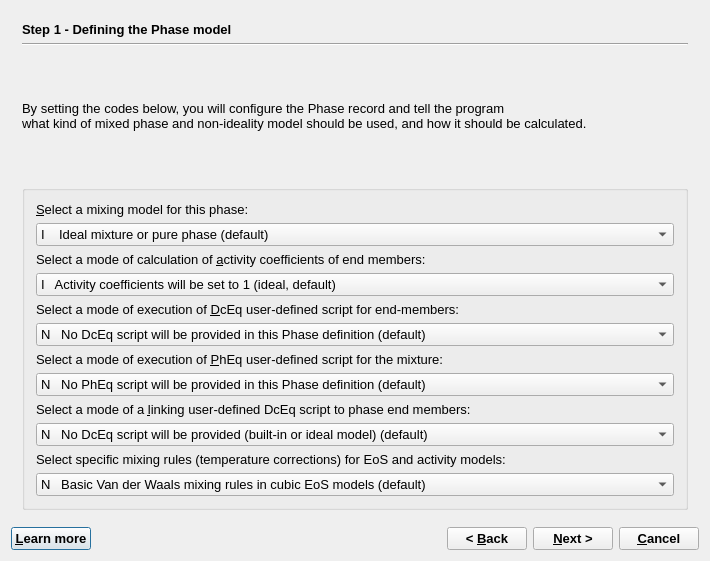
<?xml version="1.0" encoding="UTF-8"?>
<ui version="4.0">
 <class>PhaseWizardData</class>
 <widget class="QDialog" name="PhaseWizardData">
  <property name="windowModality">
   <enum>Qt::WindowModal</enum>
  </property>
  <property name="geometry">
   <rect>
    <x>0</x>
    <y>0</y>
    <width>710</width>
    <height>561</height>
   </rect>
  </property>
  <property name="font">
   <font>
    <pointsize>10</pointsize>
   </font>
  </property>
  <property name="windowTitle">
   <string>GEM-Selektor Proces</string>
  </property>
  <layout class="QVBoxLayout" name="verticalLayout_3">
   <item>
    <widget class="QStackedWidget" name="stackedWidget">
     <property name="mouseTracking">
      <bool>false</bool>
     </property>
     <property name="acceptDrops">
      <bool>false</bool>
     </property>
     <property name="autoFillBackground">
      <bool>false</bool>
     </property>
     <property name="frameShape">
      <enum>QFrame::NoFrame</enum>
     </property>
     <property name="frameShadow">
      <enum>QFrame::Plain</enum>
     </property>
     <property name="currentIndex">
      <number>0</number>
     </property>
     <widget class="QWidget" name="page">
      <layout class="QVBoxLayout" name="verticalLayout_2">
       <item>
        <widget class="QLabel" name="pageName">
         <property name="sizePolicy">
          <sizepolicy hsizetype="Preferred" vsizetype="Fixed">
           <horstretch>0</horstretch>
           <verstretch>0</verstretch>
          </sizepolicy>
         </property>
         <property name="font">
          <font>
           <weight>75</weight>
           <bold>true</bold>
          </font>
         </property>
         <property name="text">
          <string>Step 1 - Defining the Phase model</string>
         </property>
        </widget>
       </item>
       <item>
        <widget class="Line" name="line">
         <property name="orientation">
          <enum>Qt::Horizontal</enum>
         </property>
        </widget>
       </item>
       <item>
        <widget class="QLabel" name="textLabel10">
         <property name="sizePolicy">
          <sizepolicy hsizetype="Minimum" vsizetype="Minimum">
           <horstretch>0</horstretch>
           <verstretch>0</verstretch>
          </sizepolicy>
         </property>
         <property name="frameShape">
          <enum>QFrame::NoFrame</enum>
         </property>
         <property name="frameShadow">
          <enum>QFrame::Plain</enum>
         </property>
         <property name="text">
          <string>By setting the codes below, you will configure the Phase record and tell the program 
what kind of mixed phase and non-ideality model should be used, and how it should be calculated.</string>
         </property>
         <property name="textFormat">
          <enum>Qt::AutoText</enum>
         </property>
         <property name="scaledContents">
          <bool>false</bool>
         </property>
         <property name="wordWrap">
          <bool>true</bool>
         </property>
         <property name="margin">
          <number>0</number>
         </property>
         <property name="openExternalLinks">
          <bool>false</bool>
         </property>
        </widget>
       </item>
       <item>
        <widget class="QGroupBox" name="groupBox_7">
         <property name="title">
          <string/>
         </property>
         <layout class="QVBoxLayout" name="verticalLayout">
          <item>
           <widget class="QLabel" name="ModelCodeLabel">
            <property name="text">
             <string>&amp;Select a mixing model for this phase:</string>
            </property>
            <property name="alignment">
             <set>Qt::AlignBottom</set>
            </property>
            <property name="wordWrap">
             <bool>true</bool>
            </property>
            <property name="buddy">
             <cstring>ModelCode</cstring>
            </property>
           </widget>
          </item>
          <item>
           <widget class="QComboBox" name="ModelCode">
            <item>
             <property name="text">
              <string>I    Ideal mixture or pure phase (default)</string>
             </property>
            </item>
            <item>
             <property name="text">
              <string>M   Binary subregular Margules solid-solution model (built-in)</string>
             </property>
            </item>
            <item>
             <property name="text">
              <string>G   Binary Redlich-Kister solid-solution model (built-in)</string>
             </property>
            </item>
            <item>
             <property name="text">
              <string>T   Ternary regular Margules solid-solution model (built-in)</string>
             </property>
            </item>
            <item>
             <property name="text">
              <string>R   Regular multicomponent solid-solution model (built-in)</string>
             </property>
            </item>
            <item>
             <property name="text">
              <string>V   Van Laar multicomponent solid-solution model (built-in)</string>
             </property>
            </item>
            <item>
             <property name="text">
              <string>K   Redlich-Kister multicomponent solid-solution model (built-in) </string>
             </property>
            </item>
            <item>
             <property name="text">
              <string>L   NRTL multicomponent liquid solution model (built-in)</string>
             </property>
            </item>
            <item>
             <property name="text">
              <string>W  Wilson multicomponent liquid solution model (built-in)</string>
             </property>
            </item>
            <item>
             <property name="text">
              <string>F   Churakov-Gottschalk (CG) multicomponent fluid EoS model (built-in)</string>
             </property>
            </item>
            <item>
             <property name="text">
              <string>P   Peng-Robinson-Stryjek-Vera (PRSV) multicomponent fluid EoS model (built-in)</string>
             </property>
            </item>
            <item>
             <property name="text">
              <string>E   Soave-Redlich-Kwong (SRK) multicomponent fluid EoS model (built-in)</string>
             </property>
            </item>
            <item>
             <property name="text">
              <string>7   Peng-Robinson (PR78) multicomponent fluid EoS model (buil-in)</string>
             </property>
            </item>
            <item>
             <property name="text">
              <string>8   Compensated Redlich-Kwong (CORK) multicomponent fluid EoS model (built-in)</string>
             </property>
            </item>
            <item>
             <property name="text">
              <string>D   Davies equation aqueous model (built-in)</string>
             </property>
            </item>
            <item>
             <property name="text">
              <string>H   Extended Debye-Hueckel aqueous model (Helgeson), common a0 (built-in)</string>
             </property>
            </item>
            <item>
             <property name="text">
              <string>Y   Extended Debye-Hueckel aqueous model (Shvarov), common a0 (built-in)</string>
             </property>
            </item>
            <item>
             <property name="text">
              <string>3   Extended Debye-Hueckel aqueous model (Karpov), individual a0 (built-in)</string>
             </property>
            </item>
            <item>
             <property name="text">
              <string>2   Debye-Hueckel aqueous model (2-term) individual a0 (built-in)</string>
             </property>
            </item>
            <item>
             <property name="text">
              <string>1   Debye-Hueckel limiting law aqueous model (built-in)</string>
             </property>
            </item>
            <item>
             <property name="text">
              <string>S   SIT multicomponent aqueous model (NEA TDB version, built-in)</string>
             </property>
            </item>
            <item>
             <property name="text">
              <string>Q   Extended UNIQAC multicomponent aqueous model (built-in)</string>
             </property>
            </item>
            <item>
             <property name="text">
              <string>Z   Pitzer multicomponent aqueous model (built-in)</string>
             </property>
            </item>
            <item>
             <property name="text">
              <string>A   Adsorption, SACT and EDL models (built-in)</string>
             </property>
            </item>
            <item>
             <property name="text">
              <string>O   Other non-ideal model (built-in, selected by phase name)</string>
             </property>
            </item>
            <item>
             <property name="text">
              <string>U   Other non-ideal mixing model (user-defined scripts)</string>
             </property>
            </item>
            <item>
             <property name="text">
              <string>N   No mixing (pure or single-component phase)</string>
             </property>
            </item>
           </widget>
          </item>
          <item>
           <widget class="QLabel" name="AC_modeLabel">
            <property name="frameShape">
             <enum>QFrame::NoFrame</enum>
            </property>
            <property name="frameShadow">
             <enum>QFrame::Plain</enum>
            </property>
            <property name="text">
             <string>Select a mode of calculation of &amp;activity coefficients of end members:</string>
            </property>
            <property name="alignment">
             <set>Qt::AlignBottom</set>
            </property>
            <property name="wordWrap">
             <bool>true</bool>
            </property>
            <property name="buddy">
             <cstring>AC_modeCode</cstring>
            </property>
           </widget>
          </item>
          <item>
           <widget class="QComboBox" name="AC_modeCode">
            <item>
             <property name="text">
              <string>I   Activity coefficients will be set to 1 (ideal, default)</string>
             </property>
            </item>
            <item>
             <property name="text">
              <string>S   Activity coefficients will be calculated using a built-in mixing model selected above</string>
             </property>
            </item>
            <item>
             <property name="text">
              <string>N   Activity coefficients will be calculated as given in user-defined script(s)</string>
             </property>
            </item>
           </widget>
          </item>
          <item>
           <widget class="QLabel" name="DcEqModeLabel">
            <property name="text">
             <string>Select a mode of execution of &amp;DcEq user-defined script for end-members:</string>
            </property>
            <property name="alignment">
             <set>Qt::AlignVCenter</set>
            </property>
            <property name="wordWrap">
             <bool>true</bool>
            </property>
            <property name="buddy">
             <cstring>DcEqModeCode</cstring>
            </property>
           </widget>
          </item>
          <item>
           <widget class="QComboBox" name="DcEqModeCode">
            <item>
             <property name="text">
              <string>N   No DcEq script will be provided in this Phase definition (default)</string>
             </property>
            </item>
            <item>
             <property name="text">
              <string>T   DcEq script will be executed once before GEM IPM iterations</string>
             </property>
            </item>
            <item>
             <property name="text">
              <string>X    DcEq script will be executed after each GEM IPM iteration</string>
             </property>
            </item>
           </widget>
          </item>
          <item>
           <widget class="QLabel" name="PhEqModeLabel">
            <property name="text">
             <string>Select a mode of execution of &amp;PhEq user-defined script for the mixture:</string>
            </property>
            <property name="alignment">
             <set>Qt::AlignBottom</set>
            </property>
            <property name="wordWrap">
             <bool>true</bool>
            </property>
            <property name="buddy">
             <cstring>PhEqModeCode</cstring>
            </property>
           </widget>
          </item>
          <item>
           <widget class="QComboBox" name="PhEqModeCode">
            <item>
             <property name="text">
              <string>N   No PhEq script will be provided in this Phase definition (default)</string>
             </property>
            </item>
            <item>
             <property name="text">
              <string>T   PhEq script will be executed once before GEM IPM iterations</string>
             </property>
            </item>
            <item>
             <property name="text">
              <string>X    PhEq script will be executed after each GEM IPM iteration</string>
             </property>
            </item>
           </widget>
          </item>
          <item>
           <widget class="QLabel" name="DcEqLinkLabel">
            <property name="text">
             <string>Select a mode of a &amp;linking user-defined DcEq script to phase end members:</string>
            </property>
            <property name="alignment">
             <set>Qt::AlignBottom</set>
            </property>
            <property name="wordWrap">
             <bool>true</bool>
            </property>
            <property name="buddy">
             <cstring>DcEqLinkMode</cstring>
            </property>
           </widget>
          </item>
          <item>
           <widget class="QComboBox" name="DcEqLinkMode">
            <item>
             <property name="text">
              <string>N   No DcEq script will be provided (built-in or ideal model) (default)</string>
             </property>
            </item>
            <item>
             <property name="text">
              <string>U   A universal DcEq script will be applied to each end member in a loop</string>
             </property>
            </item>
            <item>
             <property name="text">
              <string>P   A private group of expressions will be executed for each end member separately</string>
             </property>
            </item>
           </widget>
          </item>
          <item>
           <widget class="QLabel" name="SCM_codeLabel">
            <property name="text">
             <string>Select specific mixing rules (temperature corrections) for EoS and activity models:</string>
            </property>
            <property name="alignment">
             <set>Qt::AlignBottom</set>
            </property>
            <property name="wordWrap">
             <bool>true</bool>
            </property>
            <property name="buddy">
             <cstring>SCM_code</cstring>
            </property>
           </widget>
          </item>
          <item>
           <widget class="QComboBox" name="SCM_code">
            <item>
             <property name="text">
              <string>N   Basic Van der Waals mixing rules in cubic EoS models (default)</string>
             </property>
            </item>
            <item>
             <property name="text">
              <string>C    Constant one-term binary interaction parameter kij</string>
             </property>
            </item>
            <item>
             <property name="text">
              <string>T   Temperature-dependent one-term binary interaction parameter kij</string>
             </property>
            </item>
           </widget>
          </item>
         </layout>
        </widget>
       </item>
      </layout>
     </widget>
     <widget class="QWidget" name="page_2">
      <layout class="QVBoxLayout" name="verticalLayout_4">
       <item>
        <widget class="QLabel" name="label">
         <property name="sizePolicy">
          <sizepolicy hsizetype="Preferred" vsizetype="Fixed">
           <horstretch>0</horstretch>
           <verstretch>0</verstretch>
          </sizepolicy>
         </property>
         <property name="font">
          <font>
           <weight>75</weight>
           <bold>true</bold>
          </font>
         </property>
         <property name="text">
          <string>Step 2 - model-specific settings</string>
         </property>
        </widget>
       </item>
       <item>
        <widget class="Line" name="line_2">
         <property name="orientation">
          <enum>Qt::Horizontal</enum>
         </property>
        </widget>
       </item>
       <item>
        <widget class="QGroupBox" name="groupBox_2">
         <property name="sizePolicy">
          <sizepolicy hsizetype="Preferred" vsizetype="Preferred">
           <horstretch>0</horstretch>
           <verstretch>0</verstretch>
          </sizepolicy>
         </property>
         <property name="title">
          <string>Optional dimensions to set when built-in functions or scripts for the mixing model shall be used </string>
         </property>
         <layout class="QGridLayout" name="gridLayout">
          <item row="0" column="0" colspan="2">
           <widget class="QLabel" name="textLabel2">
            <property name="text">
             <string>Attention! ForTSolMod built-in mixing models that use dc_cf and/or ipxT, pc_cf data objects, the appropriate dimensions will usually be allocated automatically. Otherwise, the array will be allocated only if all its dimensions are not zeros. </string>
            </property>
            <property name="alignment">
             <set>Qt::AlignVCenter</set>
            </property>
            <property name="wordWrap">
             <bool>true</bool>
            </property>
           </widget>
          </item>
          <item row="1" column="0">
           <widget class="QSpinBox" name="spinBox_dc_sc_M">
            <property name="sizePolicy">
             <sizepolicy hsizetype="Fixed" vsizetype="Fixed">
              <horstretch>0</horstretch>
              <verstretch>0</verstretch>
             </sizepolicy>
            </property>
            <property name="minimumSize">
             <size>
              <width>50</width>
              <height>0</height>
             </size>
            </property>
           </widget>
          </item>
          <item row="1" column="1">
           <widget class="QLabel" name="textLabel1">
            <property name="text">
             <string> &amp;dc_cf array: number of columns (coefficients per phase end member).</string>
            </property>
            <property name="alignment">
             <set>Qt::AlignVCenter</set>
            </property>
            <property name="wordWrap">
             <bool>true</bool>
            </property>
            <property name="buddy">
             <cstring>spinBox_dc_sc_M</cstring>
            </property>
           </widget>
          </item>
          <item row="2" column="0">
           <widget class="QSpinBox" name="spinBox_ph_cf_N">
            <property name="sizePolicy">
             <sizepolicy hsizetype="Fixed" vsizetype="Fixed">
              <horstretch>0</horstretch>
              <verstretch>0</verstretch>
             </sizepolicy>
            </property>
            <property name="minimumSize">
             <size>
              <width>50</width>
              <height>0</height>
             </size>
            </property>
            <property name="maximum">
             <number>999</number>
            </property>
           </widget>
          </item>
          <item row="2" column="1">
           <widget class="QLabel" name="textLabel1_3">
            <property name="text">
             <string>ipxT and &amp;ph_cf arrays: number of rows (interaction parameters) for the non-ideal mixing model.</string>
            </property>
            <property name="alignment">
             <set>Qt::AlignVCenter</set>
            </property>
            <property name="wordWrap">
             <bool>true</bool>
            </property>
            <property name="buddy">
             <cstring>spinBox_ph_cf_N</cstring>
            </property>
           </widget>
          </item>
          <item row="3" column="0">
           <widget class="QSpinBox" name="spinBox_ph_px_M">
            <property name="sizePolicy">
             <sizepolicy hsizetype="Fixed" vsizetype="Fixed">
              <horstretch>0</horstretch>
              <verstretch>0</verstretch>
             </sizepolicy>
            </property>
            <property name="minimumSize">
             <size>
              <width>50</width>
              <height>0</height>
             </size>
            </property>
           </widget>
          </item>
          <item row="3" column="1">
           <widget class="QLabel" name="textLabel1_2">
            <property name="text">
             <string>&amp;ipxT array for indexation of interaction parameters: set here the maximum order of a parameter (e.g. 3 if binary and ternary parameters will be used).</string>
            </property>
            <property name="alignment">
             <set>Qt::AlignVCenter</set>
            </property>
            <property name="wordWrap">
             <bool>true</bool>
            </property>
            <property name="buddy">
             <cstring>spinBox_ph_px_M</cstring>
            </property>
           </widget>
          </item>
          <item row="4" column="0">
           <widget class="QSpinBox" name="spinBox_ph_cf_M">
            <property name="sizePolicy">
             <sizepolicy hsizetype="Fixed" vsizetype="Fixed">
              <horstretch>0</horstretch>
              <verstretch>0</verstretch>
             </sizepolicy>
            </property>
            <property name="minimumSize">
             <size>
              <width>50</width>
              <height>0</height>
             </size>
            </property>
           </widget>
          </item>
          <item row="4" column="1">
           <widget class="QLabel" name="textLabel1_3_2">
            <property name="text">
             <string>ph_c&amp;f array of interaction parameter coefficients: number of columns (max. number of coefficients per parameter).</string>
            </property>
            <property name="alignment">
             <set>Qt::AlignVCenter</set>
            </property>
            <property name="wordWrap">
             <bool>true</bool>
            </property>
            <property name="buddy">
             <cstring>spinBox_ph_cf_M</cstring>
            </property>
           </widget>
          </item>
         </layout>
        </widget>
       </item>
       <item>
        <widget class="QGroupBox" name="groupBox">
         <property name="title">
          <string>Set items in this box only if this is a sorption phase  </string>
         </property>
         <layout class="QGridLayout" name="gridLayout_2">
          <item row="0" column="0" colspan="5">
           <widget class="QCheckBox" name="checkBoxSorption">
            <property name="text">
             <string>Check if surface complexation will be considered in this (sorption) phase</string>
            </property>
           </widget>
          </item>
          <item row="1" column="0">
           <widget class="QSpinBox" name="spinBox_SurTypes_N">
            <property name="sizePolicy">
             <sizepolicy hsizetype="Fixed" vsizetype="Fixed">
              <horstretch>0</horstretch>
              <verstretch>0</verstretch>
             </sizepolicy>
            </property>
            <property name="minimumSize">
             <size>
              <width>0</width>
              <height>0</height>
             </size>
            </property>
            <property name="maximum">
             <number>6</number>
            </property>
           </widget>
          </item>
          <item row="1" column="1" colspan="4">
           <widget class="QLabel" name="textLabel3">
            <property name="text">
             <string>Set the number of surface types (minimum 1, maximum 6) to allocate surface complexes</string>
            </property>
            <property name="wordWrap">
             <bool>false</bool>
            </property>
           </widget>
          </item>
          <item row="2" column="0" colspan="2">
           <widget class="QLineEdit" name="lineEdit_surfArea">
            <property name="sizePolicy">
             <sizepolicy hsizetype="Fixed" vsizetype="Fixed">
              <horstretch>0</horstretch>
              <verstretch>0</verstretch>
             </sizepolicy>
            </property>
            <property name="minimumSize">
             <size>
              <width>0</width>
              <height>0</height>
             </size>
            </property>
           </widget>
          </item>
          <item row="2" column="2">
           <widget class="QLabel" name="textLabel4">
            <property name="text">
             <string>Enter here the specific surface area A of the sorbent (in m2 per gram), A&gt;0</string>
            </property>
            <property name="wordWrap">
             <bool>false</bool>
            </property>
           </widget>
          </item>
         </layout>
        </widget>
       </item>
      </layout>
     </widget>
     <widget class="QWidget" name="page_4">
      <layout class="QVBoxLayout" name="verticalLayout_6">
       <item>
        <widget class="QLabel" name="label_3">
         <property name="sizePolicy">
          <sizepolicy hsizetype="Preferred" vsizetype="Fixed">
           <horstretch>0</horstretch>
           <verstretch>0</verstretch>
          </sizepolicy>
         </property>
         <property name="font">
          <font>
           <weight>75</weight>
           <bold>true</bold>
          </font>
         </property>
         <property name="text">
          <string>Step 3 - Useful hints</string>
         </property>
        </widget>
       </item>
       <item>
        <widget class="Line" name="line_4">
         <property name="orientation">
          <enum>Qt::Horizontal</enum>
         </property>
        </widget>
       </item>
       <item>
        <widget class="QGroupBox" name="groupBox_5">
         <property name="sizePolicy">
          <sizepolicy hsizetype="Minimum" vsizetype="Minimum">
           <horstretch>0</horstretch>
           <verstretch>0</verstretch>
          </sizepolicy>
         </property>
         <property name="title">
          <string>Optional</string>
         </property>
         <layout class="QHBoxLayout" name="horizontalLayout">
          <item>
           <widget class="QSpinBox" name="spinBoxSDrefLnk">
            <property name="sizePolicy">
             <sizepolicy hsizetype="Fixed" vsizetype="Fixed">
              <horstretch>0</horstretch>
              <verstretch>0</verstretch>
             </sizepolicy>
            </property>
           </widget>
          </item>
          <item>
           <widget class="QLabel" name="textLabel5">
            <property name="sizePolicy">
             <sizepolicy hsizetype="Minimum" vsizetype="Minimum">
              <horstretch>0</horstretch>
              <verstretch>0</verstretch>
             </sizepolicy>
            </property>
            <property name="text">
             <string>&amp;Set here the number of links to SDref bibliography records (default 0)</string>
            </property>
            <property name="alignment">
             <set>Qt::AlignVCenter</set>
            </property>
            <property name="wordWrap">
             <bool>true</bool>
            </property>
            <property name="buddy">
             <cstring>spinBoxSDrefLnk</cstring>
            </property>
           </widget>
          </item>
         </layout>
        </widget>
       </item>
       <item>
        <widget class="QGroupBox" name="groupBox_6">
         <property name="title">
          <string>What will happen after you click &quot;Finish&quot;</string>
         </property>
         <layout class="QVBoxLayout" name="verticalLayout_5">
          <item>
           <widget class="QLabel" name="textLabel13">
            <property name="text">
             <string>(1) The program will display a list of available ReacDC records; mark those to be the phase components (end-members). Proceed with selection of other components from the list of DComp records. At least one species (for a pure phase; two for a solution phase) must be marked.</string>
            </property>
            <property name="alignment">
             <set>Qt::AlignVCenter</set>
            </property>
            <property name="wordWrap">
             <bool>true</bool>
            </property>
           </widget>
          </item>
          <item>
           <widget class="QLabel" name="textLabel12">
            <property name="text">
             <string>(2) In Page 1, fill out PhName and PhNote lines. You may need to enter numbers in DisPar array, DcEq and/or PhEq math scripts, or numbers in ipxT, ph_cf, dc_cf arrays on Pages 2 and 3.</string>
            </property>
            <property name="alignment">
             <set>Qt::AlignVCenter</set>
            </property>
            <property name="wordWrap">
             <bool>true</bool>
            </property>
           </widget>
          </item>
          <item>
           <widget class="QLabel" name="textLabel14">
            <property name="text">
             <string>(3) Click on the 'Calculate' toolbar button: necessary data and codes will be collected from ReacDC and/or DComp records. Check the PhDCC column on Page 1 and enter there correct codes (e.g. T for H+; W for H2O-solvent). In the case of sorption phase, fill out data objects on Pages 1 and 3. Save the Phase record to database.</string>
            </property>
            <property name="alignment">
             <set>Qt::AlignVCenter</set>
            </property>
            <property name="wordWrap">
             <bool>true</bool>
            </property>
           </widget>
          </item>
         </layout>
        </widget>
       </item>
      </layout>
     </widget>
    </widget>
   </item>
   <item>
    <layout class="QHBoxLayout">
     <item>
      <widget class="QPushButton" name="pHelp">
       <property name="font">
        <font>
         <weight>75</weight>
         <bold>true</bold>
        </font>
       </property>
       <property name="text">
        <string>&amp;Learn more</string>
       </property>
       <property name="shortcut">
        <string>F1</string>
       </property>
      </widget>
     </item>
     <item>
      <spacer>
       <property name="orientation">
        <enum>Qt::Horizontal</enum>
       </property>
       <property name="sizeHint" stdset="0">
        <size>
         <width>40</width>
         <height>20</height>
        </size>
       </property>
      </spacer>
     </item>
     <item>
      <widget class="QPushButton" name="pBack">
       <property name="font">
        <font>
         <weight>75</weight>
         <bold>true</bold>
        </font>
       </property>
       <property name="text">
        <string>&lt; &amp;Back</string>
       </property>
      </widget>
     </item>
     <item>
      <widget class="QPushButton" name="pNext">
       <property name="font">
        <font>
         <weight>75</weight>
         <bold>true</bold>
        </font>
       </property>
       <property name="text">
        <string>&amp;Next &gt;</string>
       </property>
      </widget>
     </item>
     <item>
      <widget class="QPushButton" name="pCancel">
       <property name="font">
        <font>
         <weight>75</weight>
         <bold>true</bold>
        </font>
       </property>
       <property name="text">
        <string>&amp;Cancel</string>
       </property>
      </widget>
     </item>
    </layout>
   </item>
  </layout>
 </widget>
 <layoutdefault spacing="6" margin="11"/>
 <tabstops>
  <tabstop>ModelCode</tabstop>
  <tabstop>AC_modeCode</tabstop>
  <tabstop>DcEqModeCode</tabstop>
  <tabstop>PhEqModeCode</tabstop>
  <tabstop>DcEqLinkMode</tabstop>
  <tabstop>SCM_code</tabstop>
  <tabstop>spinBox_dc_sc_M</tabstop>
  <tabstop>spinBox_ph_cf_N</tabstop>
  <tabstop>spinBox_ph_px_M</tabstop>
  <tabstop>spinBox_ph_cf_M</tabstop>
  <tabstop>checkBoxSorption</tabstop>
  <tabstop>spinBox_SurTypes_N</tabstop>
  <tabstop>lineEdit_surfArea</tabstop>
  <tabstop>spinBoxSDrefLnk</tabstop>
  <tabstop>pHelp</tabstop>
  <tabstop>pBack</tabstop>
  <tabstop>pNext</tabstop>
  <tabstop>pCancel</tabstop>
 </tabstops>
 <resources/>
 <connections>
  <connection>
   <sender>pCancel</sender>
   <signal>clicked()</signal>
   <receiver>PhaseWizardData</receiver>
   <slot>reject()</slot>
   <hints>
    <hint type="sourcelabel">
     <x>587</x>
     <y>518</y>
    </hint>
    <hint type="destinationlabel">
     <x>317</x>
     <y>270</y>
    </hint>
   </hints>
  </connection>
 </connections>
</ui>
